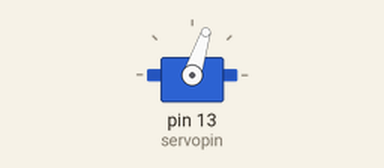
This program was run on a simulated Raspberry Pi (header pin numbers). Parts: servo. Servo angles are drawn from the pulse width (0.5 ms = 0°, 2.5 ms = 180°). At 11.3 s the program stops and its outputs stay as they are.

Above: at 0.05 s.
At 0.9 s:
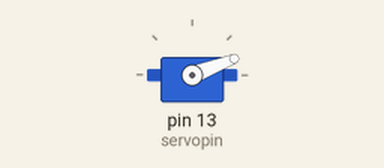
At 1.8 s:
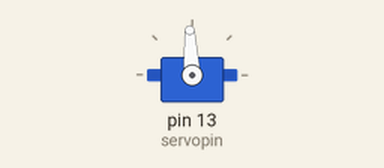
At 3.6 s:
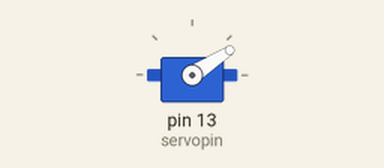
Timing chart, 0 to 8.3 s (numbered marks = the images above):
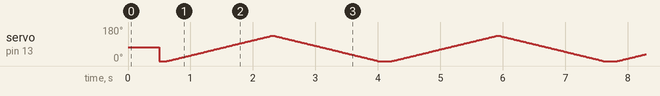

The program:

servo_cont.py
```python
import RPi.GPIO as GPIO
import time
GPIO.setmode(GPIO.BOARD)
servopin=13
GPIO.setup(servopin, GPIO.OUT)
pwm=GPIO.PWM(servopin,50)
pwm.start(6.5)
r=0
time.sleep(0.5)

while(r<3):
	r=r+1
	for i in range(0,180):
		DC = 2./45.*(i)+2
		pwm.ChangeDutyCycle(DC)
		time.sleep(0.01)

	for i in range(180,0,-1):
		DC = 2./45.*(i)+2
		pwm.ChangeDutyCycle(DC)
		time.sleep(0.01)
pwm.stop()
GPIO.cleanup()
```
